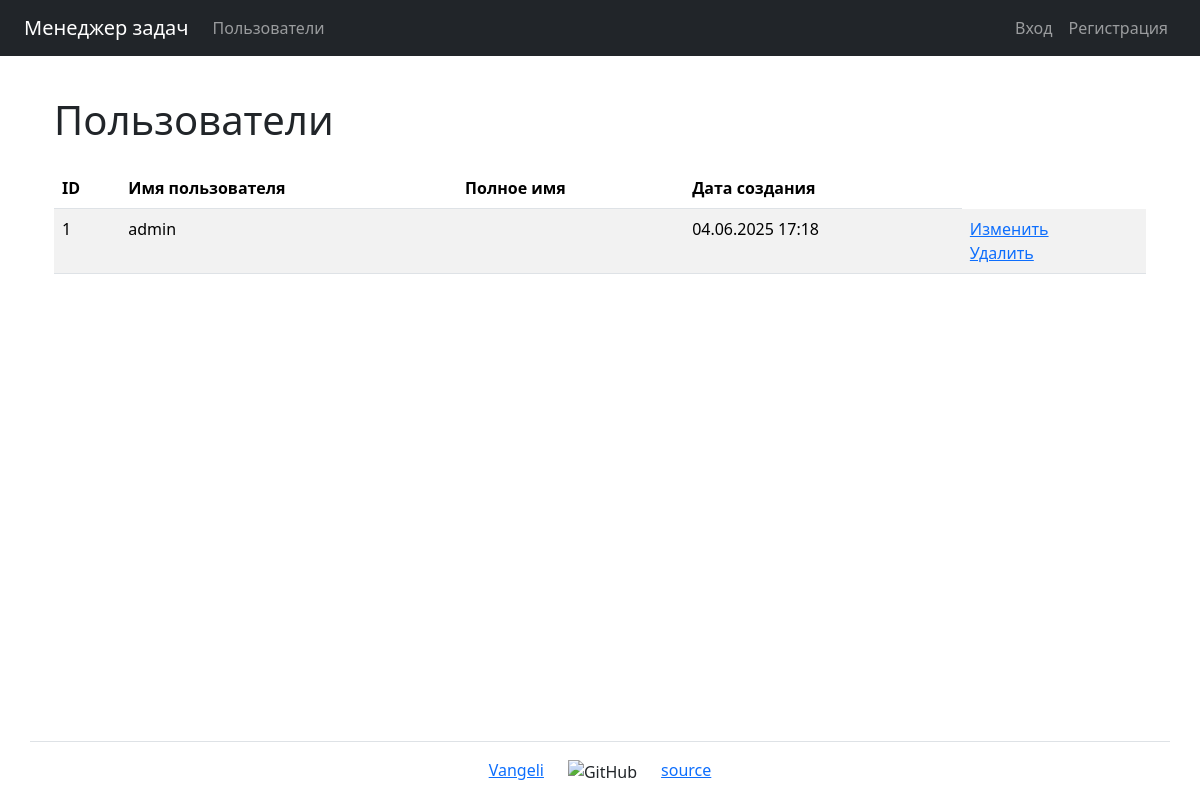
Before: /users/ with the older database file.
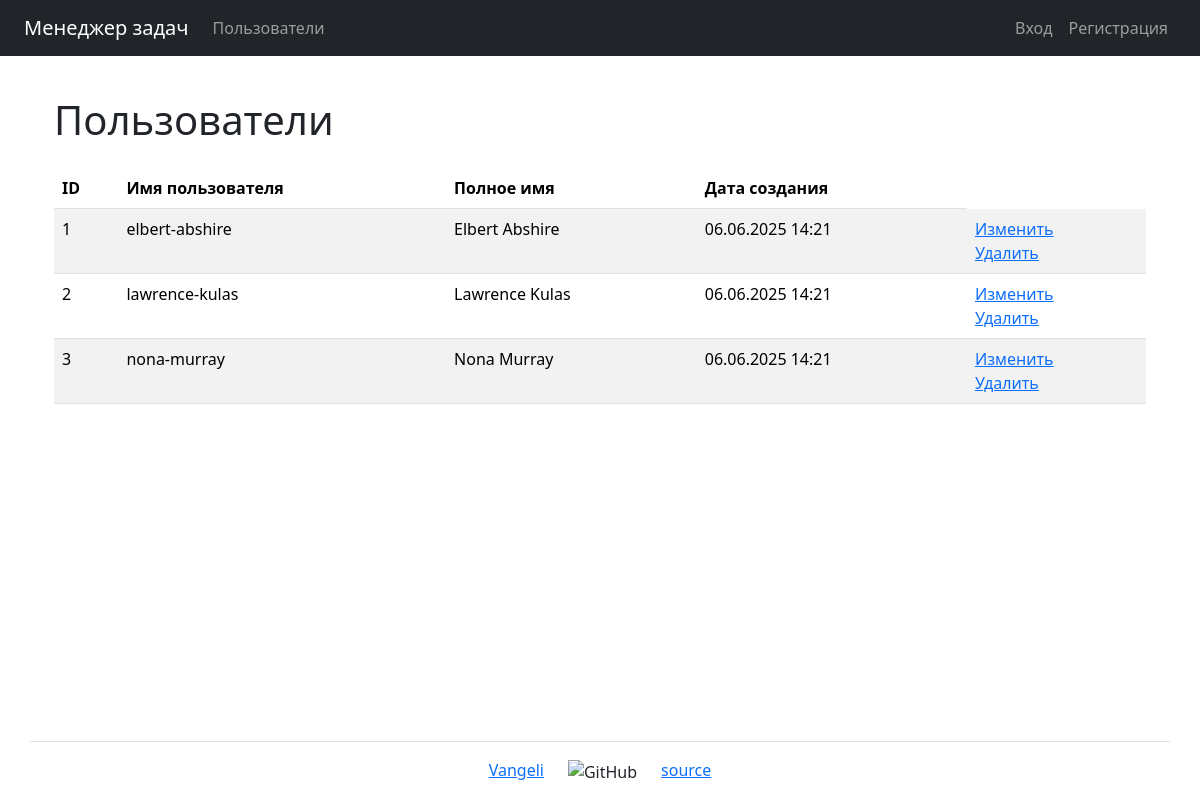
After: the same page with the newer database file.
### task_manager/users/models.py (models this page shows, shortened)
class User(AbstractUser):
    first_name = models.CharField(max_length=150)
    last_name = models.CharField(max_length=150)

### task_manager/users/views.py (the view)
# urls.py: path("", UsersListView.as_view(), name="users"),
class UsersListView(ListView):
    template_name = "users/users.html"
    model = User
    context_object_name = "users"
    def get_context_data(self, **kwargs):
        context = super().get_context_data(**kwargs)
        context["title"] = _("Users")
        return context

### task_manager/templates/users/users.html (shortened to what this page needs)
{% extends "base.html" %}
{% load i18n %}
{% block content %}
    <div class="container wrapper flex-grow-1">
        <h1 class="my-4">
            {% trans 'Users' %}
        </h1>
        <table class="table table-striped">
            <thead>
            <tr>
                <th>{% trans 'ID' %}</th>
                <th>{% trans 'Username' %}</th>
                <th>{% trans 'Fullname' %}</th>
                <th>{% trans 'Created At' %}</th>
            </tr>
            </thead>
            <tbody>
            {% if users %}
                {% for user in users %}
                    <tr>
                        <td> {{ user.id }} </td>
                        <td>{{ user.username }}</td>
                        <td>{{ user.first_name }} {{ user.last_name }}</td>
                        <td>{{ user.date_joined|date:"d.m.Y H:i" }}</td>
                        <td>
                            <a href="{% url 'user_update' user.id %}">{% trans 'Edit' %}</a>
                            <br>
                            <a href="{% url 'user_delete' user.id %}">{% trans 'Delete' %}</a>
                        </td>
                    </tr>
                {% endfor %}
            {% endif %}
        </table>
    </div>
{% endblock %}

Changed rows visible on the page:
changed User id 1: username "admin" → "elbert-abshire"; first_name (not shown) → "Elbert"; last_name (not shown) → "Abshire"; date_joined "04.06.2025 17:18" → "06.06.2025 14:21"
added User: id "2", username "lawrence-kulas", first_name "Lawrence", last_name "Kulas", date_joined "06.06.2025 14:21"
added User: id "3", username "nona-murray", first_name "Nona", last_name "Murray", date_joined "06.06.2025 14:21"
